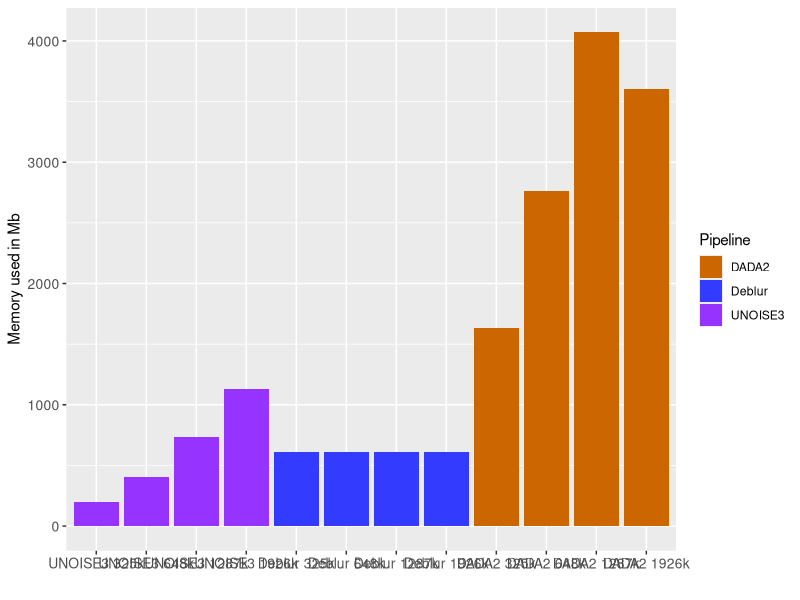

This chart was generated by the following R code:
#used to plot memory usage foor each pipeline

library(ggplot2)

setwd("~/GitHub_Repos/Denoiser Comparison/Data_Analysis/Time/")

MasterTable <- read.table("Blueberry_time_data.tsv", sep="\t", header=T)

#get Deblur memory
deblur_memory <- MasterTable[grep("Deblur", MasterTable$Pipe),c("Filt", "TimeCMD","Memory.kb.")]
deblur_memory$Pipe <- "Deblur"
#Remove 40k reads as the read depth was deep enough to support this rarefaction
deblur_memory <- deblur_memory[-5,]


#get DADA2 memory

MemoryDataInference <- MasterTable[which(MasterTable$TimeCMD == "timeI"),]
MemoryDataChimera <- MasterTable[which(MasterTable$TimeCMD == "timeCT"),]
rownames(MemoryDataInference) <- paste(MemoryDataInference$Filt, MemoryDataInference$Pipe, sep="_")
rownames(MemoryDataChimera) <- paste(MemoryDataChimera$Filt, MemoryDataChimera$Pipe, sep="_")
dada2_memory <- MemoryDataInference

dada2_memory <- dada2_memory[,-c(4,5)]
dada2_memory <- dada2_memory[-5,]
dada2_memory$Pipe <- "DADA2"

#get UNOISE memory


MemoryDataD <- MasterTable[which(MasterTable$TimeCMD == "Dtime"),]
MemoryDataUni <- MasterTable[which(MasterTable$TimeCMD == "Unitime"),]
rownames(MemoryDataD) <- paste(MemoryDataD$Filt, MemoryDataD$Pipe, sep="_")
rownames(MemoryDataUni) <- paste(MemoryDataUni$Filt, MemoryDataUni$Pipe, sep="_")
Unoise_Memory <- MemoryDataUni
Unoise_Memory <- Unoise_Memory[,-c(4,5)]
Unoise_Memory <- Unoise_Memory[-5,]
Unoise_Memory$Pipe <- "UNOISE3"

#Make one large table
recombined_Memory <- rbind(deblur_memory, dada2_memory, Unoise_Memory)
colnames(recombined_Memory)[4] <- "Pipeline"

#set the bar order
orders <- c("UNOISE3 325k", "UNOISE3 648k", "UNOISE3 1287k", "UNOISE3 1926k", 
            "Deblur 325k", "Deblur 648k", "Deblur 1287k", "Deblur 1926k",
            "DADA2 325k", "DADA2 648k", "DADA2 1287k", "DADA2 1926k")
#rename column to be used as labels in graph
recombined_Memory$Filt <- paste(recombined_Memory$Pipe, c("325k", "648k", "1287k", "1926k"), sep = " ")
group.colors <- c(Deblur = "#333BFF", DADA2 = "#CC6600", UNOISE3 = "#9633FF")
recombined_Memory$Filt <- factor(recombined_Memory$Filt, levels = orders)

recombined_Memory$Memory.kb. <- recombined_Memory$Memory.kb./1024

#make the plot
Memoryplot <- ggplot(recombined_Memory, aes(x= Filt, y=Memory.kb., fill=Pipeline)) + geom_bar(stat = "identity") + scale_fill_manual(values=group.colors) +
  xlab("") + theme(axis.text = element_text(size=10)) + ylab("Memory used in Mb")
Memoryplot
